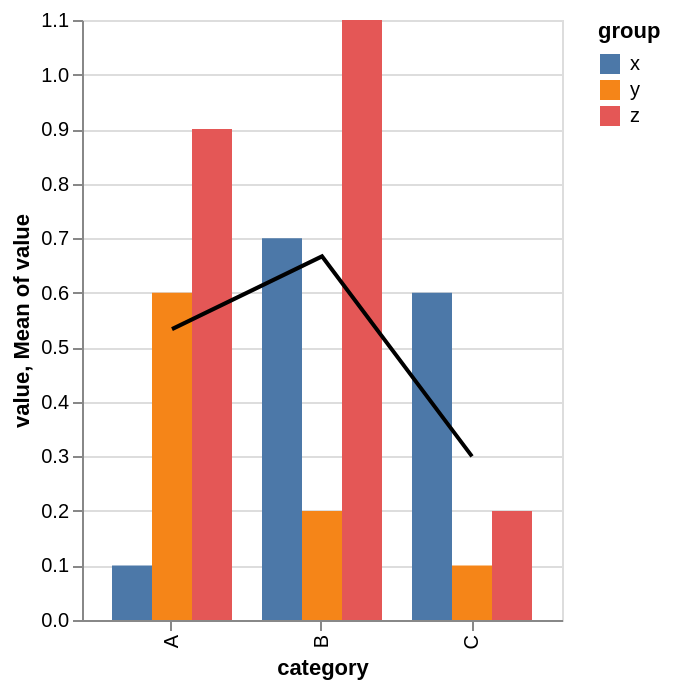

Describe this chart as a Vega-Lite specification.
### Vega-Lite specification from a JSON file in a GitHub repository (floating-point values rounded to 4 significant figures)
{"$schema": "https://vega.github.io/schema/vega-lite/v5.json", "data": {"values": [{"category": "A", "group": "x", "value": 0.1}, {"category": "A", "group": "y", "value": 0.6}, {"category": "A", "group": "z", "value": 0.9}, {"category": "B", "group": "x", "value": 0.7}, {"category": "B", "group": "y", "value": 0.2}, {"category": "B", "group": "z", "value": 1.1}, {"category": "C", "group": "x", "value": 0.6}, {"category": "C", "group": "y", "value": 0.1}, {"category": "C", "group": "z", "value": 0.2}]}, "layer": [{"mark": "bar", "encoding": {"x": {"field": "category"}, "xOffset": {"field": "group"}, "y": {"field": "value", "type": "quantitative"}, "color": {"field": "group"}}}, {"mark": {"type": "line", "color": "black"}, "encoding": {"x": {"field": "category"}, "y": {"aggregate": "mean", "field": "value", "type": "quantitative"}}}]}
